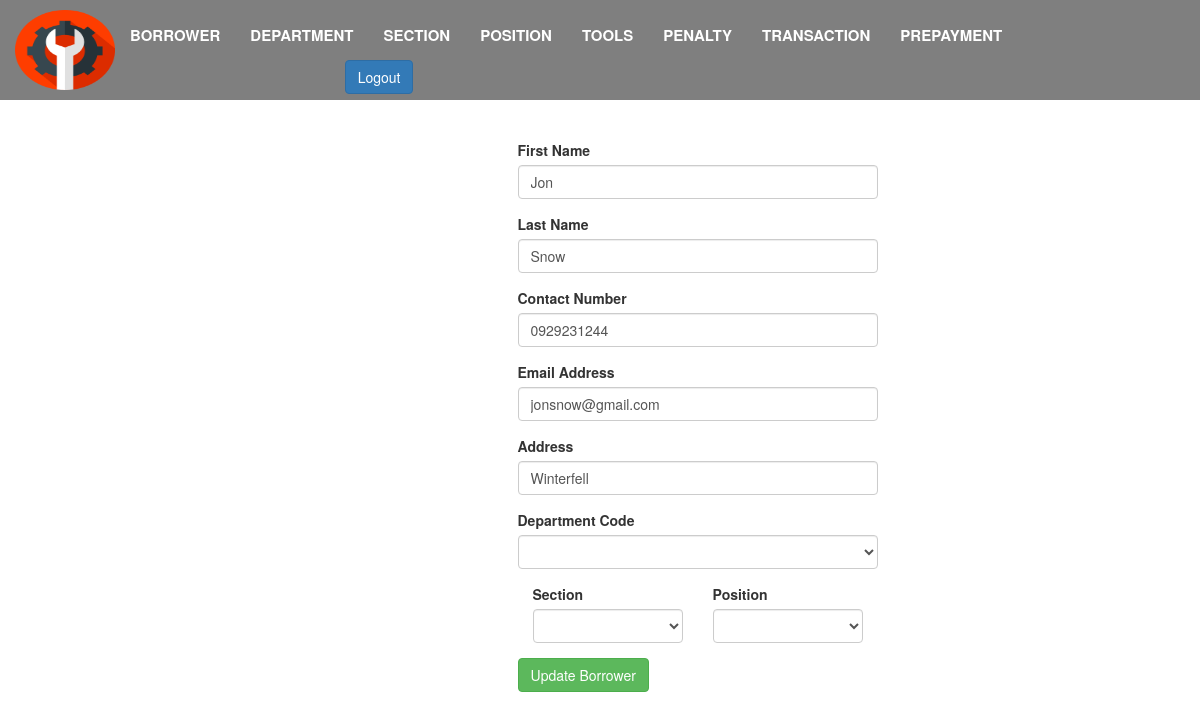
The app's page /update_borrower.php?id=10 with its own data.
### tables this page shows
CREATE TABLE `borrower` (
  `borrower_id` int(11) NOT NULL,
  `first_name` varchar(100) NOT NULL,
  `last_name` varchar(100) NOT NULL,
  `department` int(11) NOT NULL,
  `section` int(11) NOT NULL,
  `position` int(11) NOT NULL,
  `member_id` int(11) NOT NULL,
  `contactnumber` varchar(20) NOT NULL,
  `email_address` varchar(50) NOT NULL,
  `Address` varchar(100) NOT NULL
);

### update_borrower.php (the view, shortened to what this page needs)
<?php
	include('include/db_connect.php');
	$borrower_id = $_GET['id'];
	$get_borrower = mysqli_query($conn, "SELECT * FROM `borrower` where borrower_id = '$borrower_id'");
  $row = mysqli_fetch_array($get_borrower);
?>
<!DOCTYPE html>
<html lang="en">
<head>
        <link rel="stylesheet" href="bootstrap-3.3.7/css/bootstrap.min.css">
        <link href="bootstrap-3.3.7/css/mystyle.css"  type="text/css" rel="stylesheet">
</head>
<body>
    <div class="background">
    <nav class="container-fluid">
        <div class="navbar-header">
                <img style="float:left;" alt="Tool System " src="bootstrap-3.3.7/images/8.png" width="100" height="80">
        </div>
    <div class="collapse navbar-collapse" id="bs-example-navbar-collapse-1">
        <ul class="nav navbar-nav">
            <li class=""><a href="borrower.php">Borrower <span class="sr-only">&gt;</span></a></li>
            <li class=""><a href="department.php">Department<span class="sr-only">&gt;</span></a></li>
            <li class=""><a href="section.php">Section<span class="sr-only">&gt;</span></a></li>
            <li class=""><a href="position.php">Position<span class="sr-only">&gt;</span></a></li>
            <li class=""><a href="tools.php">Tools<span class="sr-only">&gt;</span></a></li>
            <li class=""><a href="penalty.php">Penalty<span class="sr-only">&gt;</span></a></li>
            <li class=""><a href="transaction.php">Transaction<span class="sr-only">&gt;</span></a></li>
            <li class=""><a href="prepayment.php">Prepayment<span class="sr-only">&gt;</span></a></li>
        </ul>
        <a class="btn btn-primary" href="login.php">Logout</a></button>
    </div>
</nav>
</div>
<br><br><br><br><br><br><br>
		<div class="container-fluid">
			<form action="?id=<?php echo $_GET['id']; ?>" method="post" enctype="multipart/form-data">
			<div style="text-align:center" class="col-sm-3 col-sm-offset-2">
			</div>
			<div class="col-sm-4">
				<div class="form-group">
					<label for="first-name">First Name</label>
					<input type="text" class="form-control text-field" id="fname" value="<?php echo $row[1] ?>" name="fname" placeholder="First Name" autofocus required>
				</div>
				<div class="form-group">
					<label for="last-name">Last Name</label>
					<input type="text" class="form-control text-field" value="<?php echo $row[2] ?>"  name="lname" placeholder="Last Name" required>
				</div>
                    <div class="form-group">
                    <label for="contact-number">Contact Number</label>
                    <input type="text" class="form-control text-field" id="cnumber" value="<?php echo $row[7] ?>" name="cnumber" placeholder="Contact Number" autofocus required>
                </div>
                <div class="form-group">
                    <label for="email-address">Email Address</label>
                    <input type="email" class="form-control text-field" value="<?php echo $row[8] ?>"  name="emailadd" placeholder="Email Address" required>
                </div>
                 <div class="form-group">
                    <label for="address">Address</label>
                    <input type="text" class="form-control text-field" id="address" value="<?php echo $row[9] ?>"  name="address" placeholder="Address" required>
                </div>
                    <div class="form-group">
                    <?php
                        $department = "SELECT * FROM `department` ";
                        $query = mysqli_query($conn, $department);
                    ?>
                            <label form="department">Department Code </label>
                            <select class="form-control" name="department" placeholder="Department Name" autofocus required>
                                    <option value=""></option>
                                        <?php while ($row = mysqli_fetch_array($query)) { ?>
                                    <option value="<?php echo $row['department_id']; ?>"> <?php echo ($row[1])?> </option>
                                        <?php } ?>
                            </select>
                        </div>
                                     <div class="col-sm-6">
                                     <div class="form-group">
                                            <?php
                                                $section = "select * from `section` ";
                                                $query = mysqli_query($conn, $section);
                                            ?>
                                    <label for="section">Section</label>
                                    <select class="form-control" name="section" placeholder="Section Name" autofocus  required>
                                        <option value=""></option>
                                         <?php while ($row = mysqli_fetch_array($query)) { ?>
                                            <option value="<?php echo $row['section_id']; ?>"> <?php echo ($row[1])?> </option>
                                        <?php } ?>
                                 </select>
                             </div>
                         </div>
                                         <div class="col-sm-6">
                                         <div class="form-group">
                                            <?php
                                                $position = "select * from `position` ";
                                                $query = mysqli_query($conn, $position);
                                            ?>
                                    <label for="position">Position</label>
                                    <select class="form-control" name="position" placeholder="Position Type" autofocus  required>
                                        <option value=""></option>
                                         <?php while ($row = mysqli_fetch_array($query)) { ?>
                                            <option value="<?php echo $row['position_id']; ?>"> <?php echo ($row[1])?> </option>
                                        <?php } ?>
                                 </select>
                                 </form>
                        </div>
                 <button type="submit" name="submit" class="btn btn-success btn-block-sm">Update Borrower</button>
</body>
</html>

### records on screen
borrower: fname "Jon", lname "Snow", cnumber "0929231244", emailadd "jonsnow@gmail.com", address "Winterfell"
